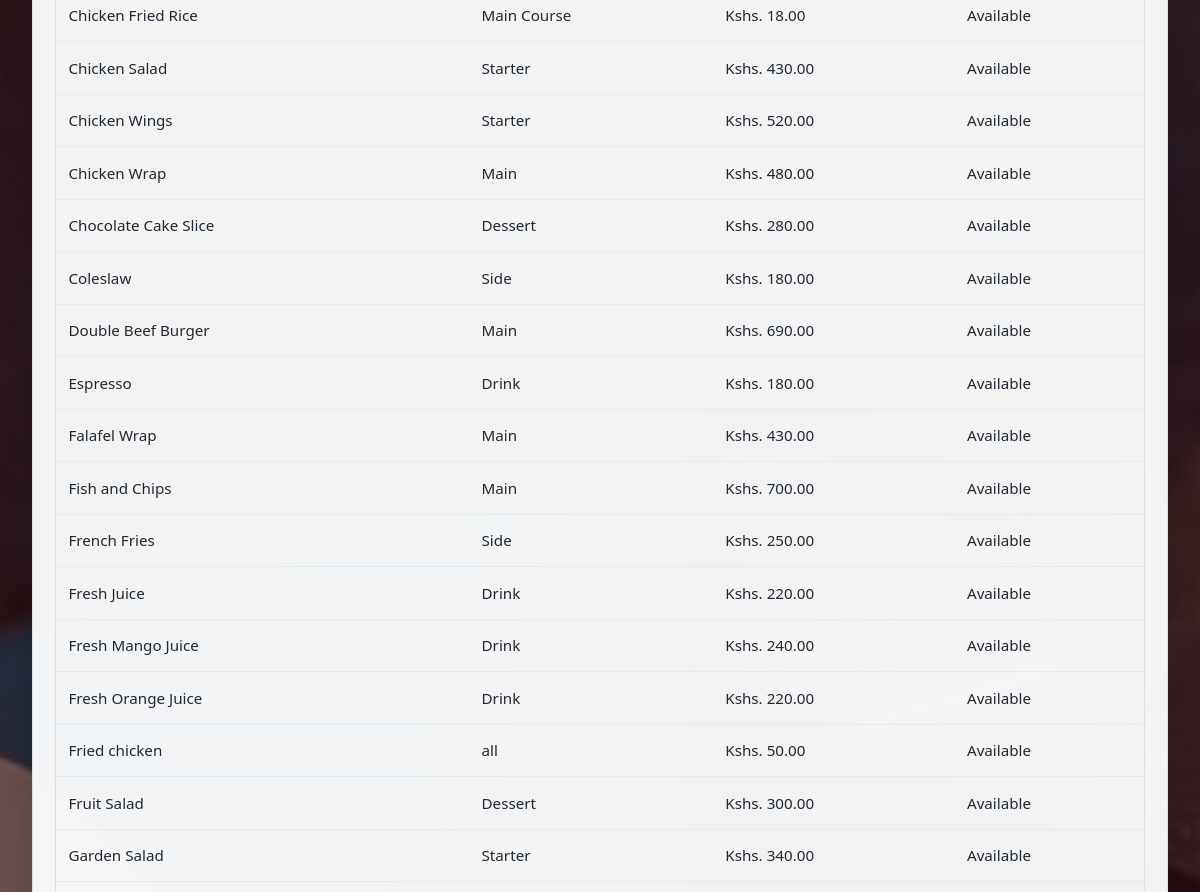
/roles/open_menu.php (signed in, middle part), run on an earlier commit of the app's database.
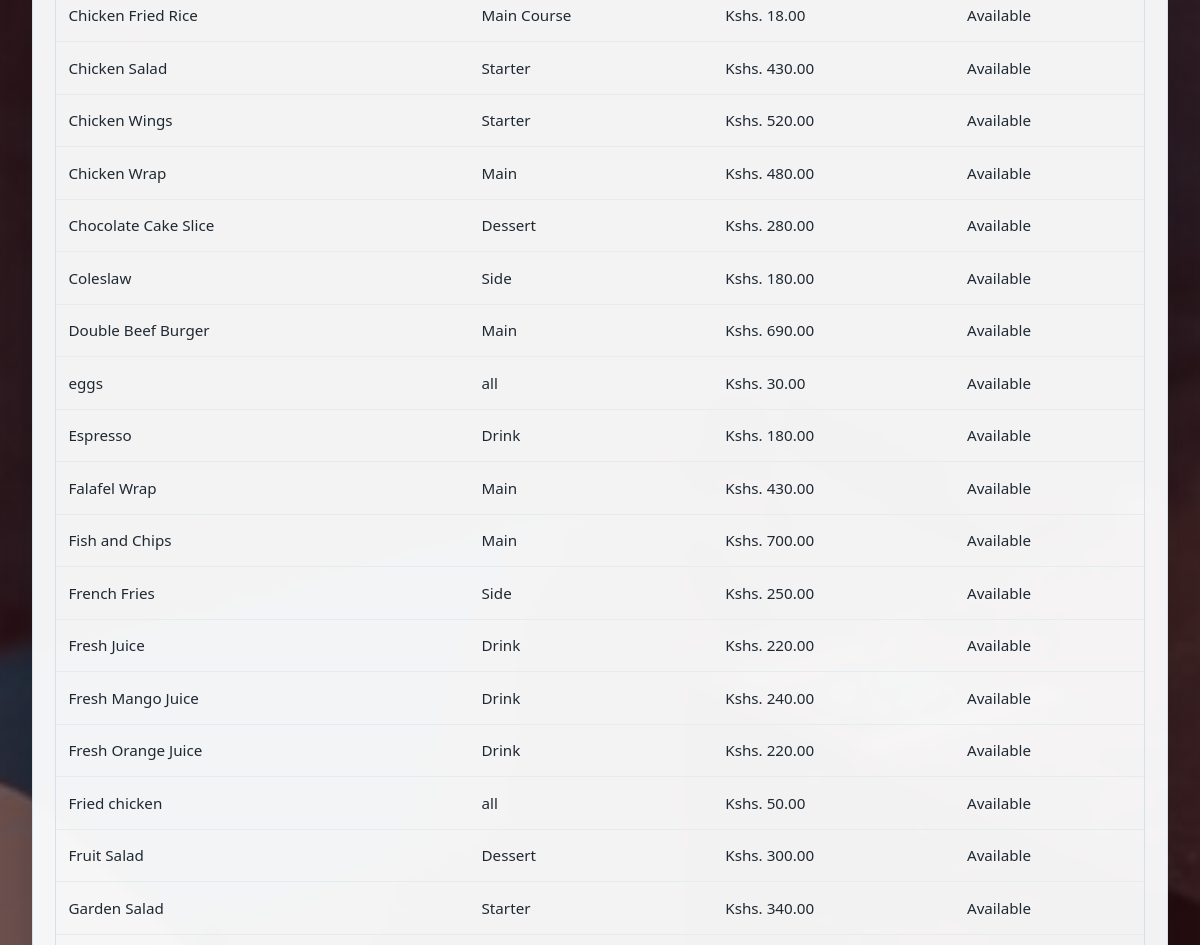
And on a later commit of the database.
### tables this page shows
CREATE TABLE `menu_items` (
  `id` int NOT NULL AUTO_INCREMENT,
  `name` varchar(120) NOT NULL,
  `category` varchar(80) DEFAULT NULL,
  `selling_price` decimal(10,2) NOT NULL,
  `is_available` tinyint(1) DEFAULT '1',
  `created_at` timestamp NULL DEFAULT CURRENT_TIMESTAMP,
  PRIMARY KEY (`id`)
);

### roles/open_menu.php (the view, shortened to what this page needs)
<?php
$conn = new mysqli('localhost', 'root', '1234', 'food_inventory');
$sql = 'SELECT id, name, category, selling_price, is_available FROM menu_items WHERE 1=1';
$sql .= ' ORDER BY is_available DESC, name ASC';
$stmt = $conn->prepare($sql);
if ($stmt) {
    $stmt->execute();
    $menu = $stmt->get_result();
} else {
    $menu = $conn->query('SELECT id, name, category, selling_price, is_available FROM menu_items ORDER BY is_available DESC, name ASC');
}
$role = (string)($_SESSION['role'] ?? 'manager');
$roleClassMap = [
    'waiter' => 'dashboard-waiter',
    'chef' => 'dashboard-chef',
    'manager' => 'dashboard-manager',
    'admin' => 'dashboard-admin'
];
$roleThemeClass = $roleClassMap[$role] ?? 'dashboard-manager';
?>
<!DOCTYPE html>
<html lang="en">
<head>
    <link rel="stylesheet" href="roles_styles.css">
</head>
<body class="dashboard-photo <?php echo htmlspecialchars($roleThemeClass); ?>">
<div class="container">
    <div class="card">
        <div class="table-responsive">
            <table class="data-table">
                <tbody>
                <?php if ($menu && $menu->num_rows > 0): ?>
                    <?php while ($m = $menu->fetch_assoc()): ?>
                        <tr>
                            <td><?php echo htmlspecialchars((string)$m['name']); ?></td>
                            <td><?php echo htmlspecialchars((string)$m['category']); ?></td>
                            <td>Kshs. <?php echo number_format((float)$m['selling_price'], 2); ?></td>
                            <td><?php echo ((int)$m['is_available'] === 1) ? 'Available' : 'Unavailable'; ?></td>
                        </tr>
                    <?php endwhile; ?>
                <?php else: ?>
                    <tr>
                        <td colspan="4">No menu items found.</td>
                    </tr>
                <?php endif; ?>
                </tbody>
            </table>
        </div>
    </div>
</div>
</body>
</html>

What changed in the data, as far as the page shows it:
added menu_items: name "eggs", category "all", selling_price "30.00", is_available "Available"
